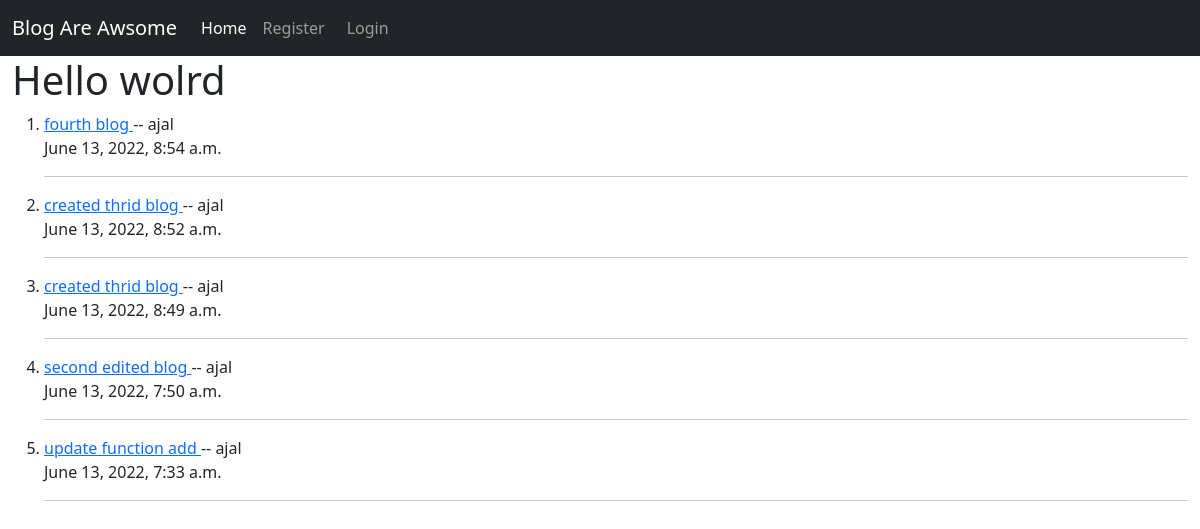
Before: / with the older database file.
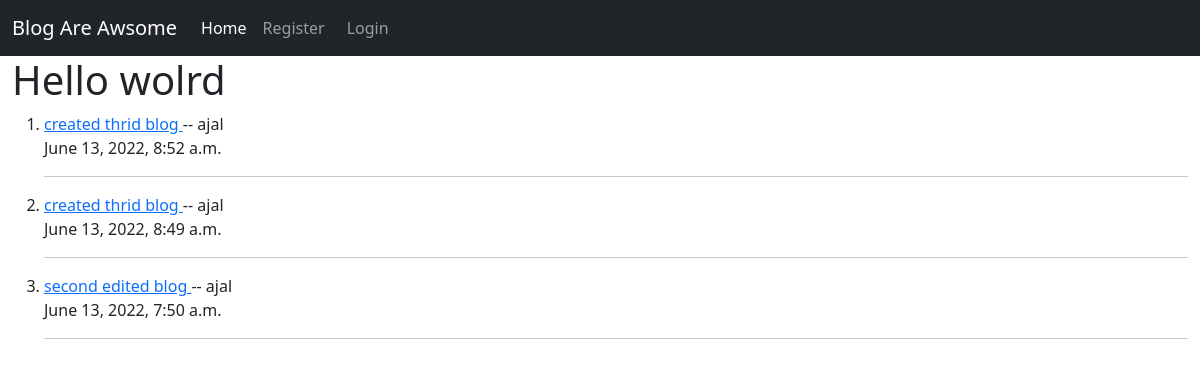
After: the same page with the newer database file.
### blog_app/models.py (models this page shows, shortened)
class Blog(models.Model):
	title = models.CharField(max_length=20)
	content = models.CharField(max_length=200)
	pub_date = models.DateTimeField(auto_now_add=True)
	author = models.ForeignKey(User, on_delete = models.CASCADE)

### blog_app/views.py (the view)
# urls.py: path('', Home.as_view() , name = 'home'),
class Home(ListView):
	model = Blog
	template_name = 'Blog/home.html'
	ordering = ['-pub_date']

### blog_app/templates/Blog/home.html (shortened to what this page needs)
{% extends 'Blog/base.html' %}
{% block content %}
<h1>
	Hello wolrd
</h1>
<ol>
	{% for post in object_list %}
		<li>
			<a href="{% url 'detail' post.pk %}">{{post.title}} </a>-- {{post.author}}
			<p>
				{{post.pub_date}}
			</p>
		</li>
		<hr>
	{% endfor %}
</ol>
{% endblock %}

### blog_app/templates/Blog/base.html (shortened to what this page needs)
<!doctype html>
<html lang="en">
  <head>
    <link href="https://cdn.jsdelivr.net/npm/bootstrap@5.0.2/dist/css/bootstrap.min.css" rel="stylesheet">
  </head>
  <body>
    <nav class="navbar navbar-expand-lg navbar-dark bg-dark">
  <div class="container-fluid">
    <a class="navbar-brand" href="#">{% block awsome %}Blog Are Awsome {% endblock %}</a>
    <div class="collapse navbar-collapse" id="navbarSupportedContent">
      <ul class="navbar-nav me-auto mb-2 mb-lg-0">
        <li class="nav-item">
          <a class="nav-link active" aria-current="page" href="{% url 'home' %}">Home</a>
        </li>
        {% if user.is_authenticated %}
          <li class="nav-item">
            <a class="nav-link" href="{% url 'addblog' %}">Add Post</a>
          </li>
        <li class="nav-item">
            <a class="nav-link" href="{% url 'logout' %}">Logout</a>
          </li>
        {% else %}
            <a class="nav-link" href="{% url 'register' %}">Register</a>
          <li class="nav-item">
            <a class="nav-link" href="{% url 'login' %}">Login</a>
          </li>
        {% endif %}
    </div>
  </div>
</nav>
    <div class='container-fluid'>
      <div>
        {% block content %}
        {% endblock %}
      </div>
    </div>
  </body>
</html>

Changed rows visible on the page:
removed Blog: title "fourth blog", author "ajal", pub_date "June 13, 2022, 8:54 a.m."
removed Blog: title "update function add", author "ajal", pub_date "June 13, 2022, 7:33 a.m."
